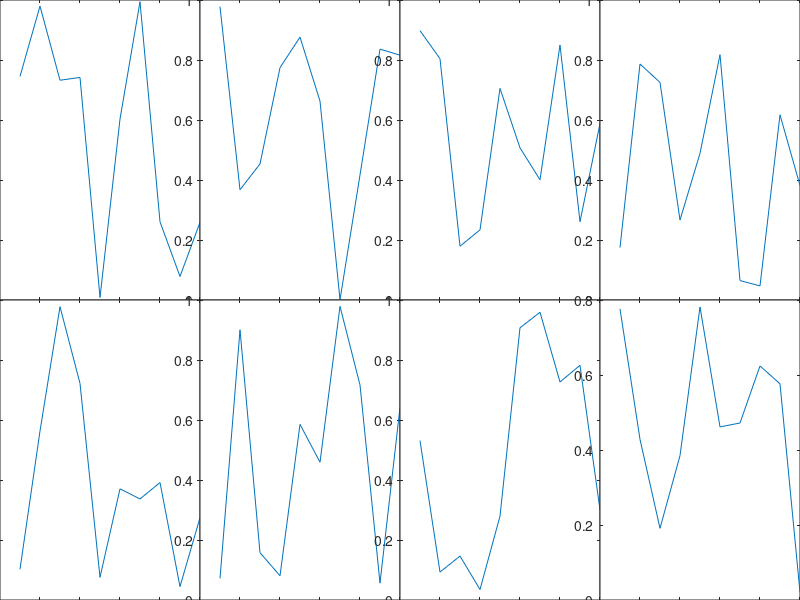

The MATLAB script that drew this image:
function createManyPlots()
figure;

% Parameters for the subplots
cols = 4; % Number of columns
rows = 2; % Number of rows
w = 1 / cols; % Width of each subplot
h = 1 / rows; % Height of each subplot

for r = 1:rows
    for c = 1:cols
        % Calculate position for each subplot
        left = (c - 1) * w;     % Left position
        bottom = 1 - r * h;     % Bottom position (from top to bottom)
        
        % Create subplot using axes
        subplot('Position', [left, bottom, w, h]);
        
        % Optionally, plot something in each subplot
        plot(rand(10, 1)); % Random plot example
    end
end

end
